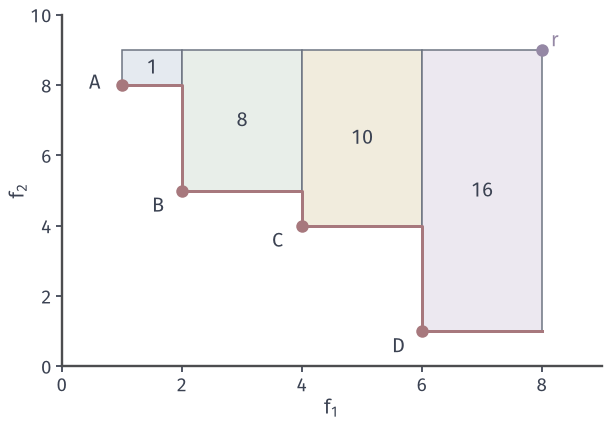

Write Python code to recreate this figure.
from pathlib import Path
import sys
sys.path.insert(0, str(Path(__file__).resolve().parents[1]/"moo-common"))
from moo_fig import *
HERE = Path(__file__).resolve().parent
# Dominated area of A..D below r=(8,9), split into vertical strips.
P = np.array([CANDS[k] for k in 'ABCD'], float); r = np.array([8., 9.]); xs = np.r_[P[:, 0], r[0]]
fig, ax = figure(width_mm=86, height_mm=60)
setup(ax, (0, 9), (0, 10), range(0, 9, 2), range(0, 11, 2))
A = []
for i, c in enumerate((BLUE_FILL, GREEN_FILL, YELLOW_FILL, PURPLE_FILL)):
    x0, x1, y = xs[i], xs[i+1], P[i, 1]; ax.fill([x0, x1, x1, x0], [y, y, 9, 9], facecolor=c, edgecolor=MUTED, lw=.6, zorder=1); a = (x1-x0)*(9-y); A.append(a)
    ax.text((x0+x1)/2, (y+9)/2, f'{a:g}', ha='center', va='center', color=INK)
ax.plot(np.c_[xs[:-1], xs[1:]].ravel(), np.c_[P[:, 1], P[:, 1]].ravel(), color=RED, lw=1.2, zorder=3)
cands(ax, 'ABCD', off={'A': (-.55, -.1), 'B': (-.5, -.6), 'C': (-.5, -.6), 'D': (-.5, -.6)})
dot(ax, r, PURPLE); ax.text(8.15, 9.1, '$r$', color=PURPLE)
save(fig, HERE, 'figure', {'areas': A, 'hv': sum(A)}); print(A, sum(A))
